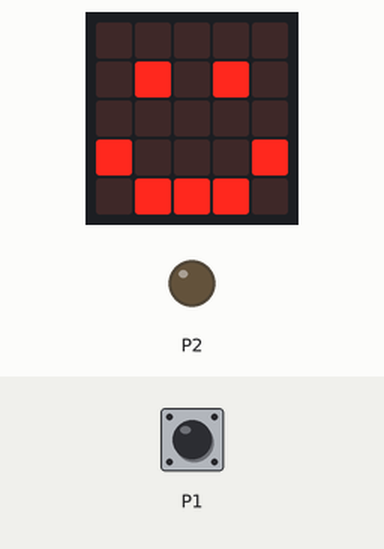
Bench run of a program on a simulated BBC micro:bit (MakeCode). Parts: the board's 5×5 LED display, output pins drawn as LEDs (lit = HIGH). Dashed ring = blinking. Inputs (shaded band) come from the test bench; at power-on: P1 HIGH.

Above: at 1.8 s.
1.9 s: P1 pulled LOW for 1 s
At 2.05 s:
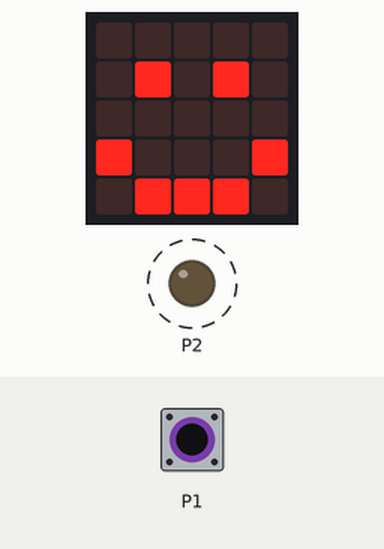
4.4 s: P1 pulled LOW for 3.2 s
At 8.1 s:
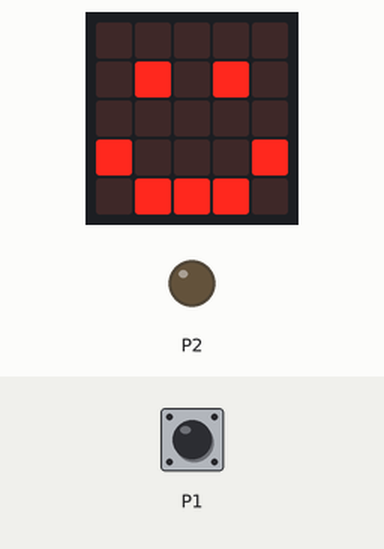
Timing chart, 0 to 9.6 s (numbered marks = the images above; inputs shaded):
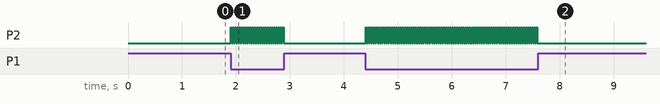

Measured:
- after the input at 1.9 s, P2: alternates HIGH for 0.02 s and LOW for 0.02 s, 50 changes in all, then stays LOW, starting at once
- after the input at 4.4 s, P2: alternates HIGH for 0.02 s and LOW for 0.02 s, 160 changes in all, then stays LOW, starting at once

The program:

main.ts
```typescript
basic.showIcon(IconNames.Happy)
let state = 0
pins.setPull(DigitalPin.P1, PinPullMode.PullUp)
basic.forever(function () {
    if (pins.digitalReadPin(DigitalPin.P1) == 0) {
        state += 1
    }
    if (state > 1) {
        state = 0
    }
})
basic.forever(function () {
    if (state == 1) {
        pins.digitalWritePin(DigitalPin.P2, 1)
    } else if (state == 0) {
        pins.digitalWritePin(DigitalPin.P2, 0)
    }
})
```

test.ts
```typescript
// 在此处测试；当此软件包作为插件使用时，将不会编译此软件包。
```
